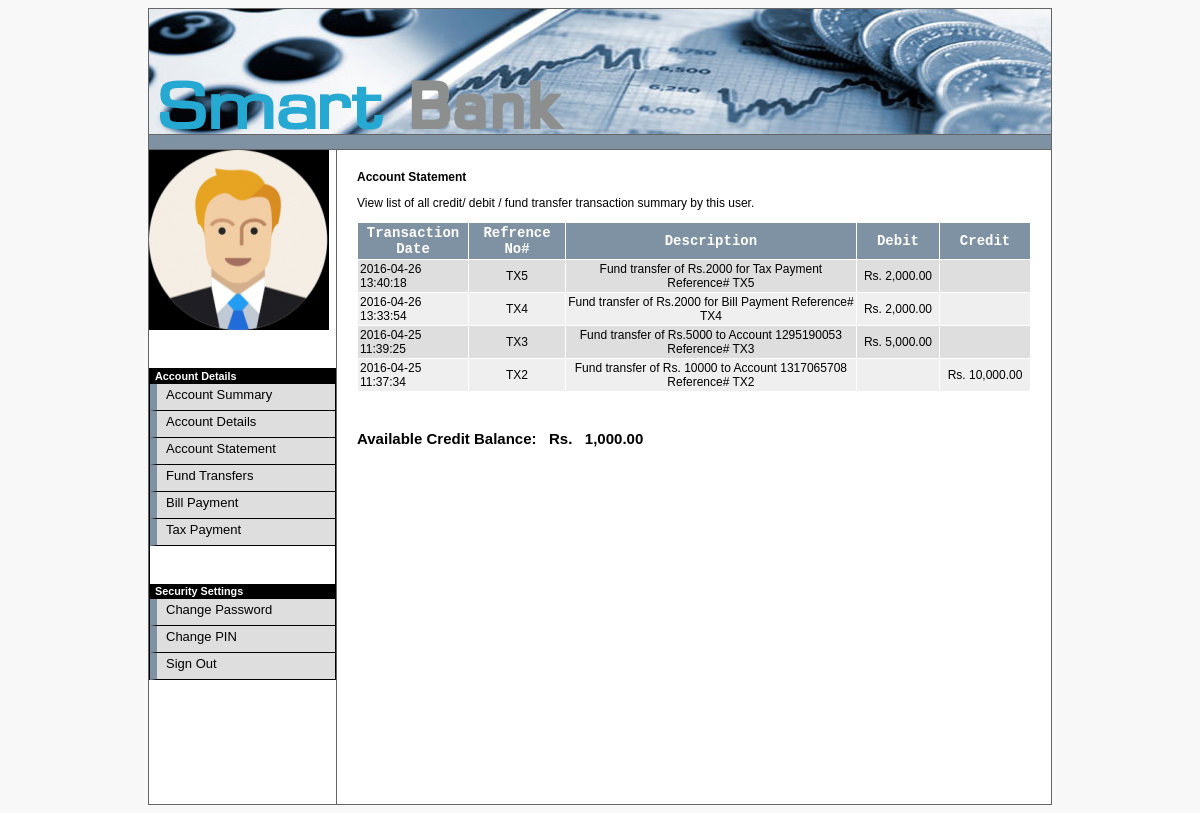
/view/?v=Statement (signed in), run on the app's committed database.
### tables this page shows
CREATE TABLE IF NOT EXISTS `tbl_transaction` (
  `id` int(10) NOT NULL AUTO_INCREMENT,
  `tx_no` varchar(20) NOT NULL,
  `tx_type` varchar(10) NOT NULL,
  `amount` double NOT NULL,
  `date` varchar(100) NOT NULL,
  `description` varchar(100) NOT NULL,
  `to_accno` varchar(20) NOT NULL,
  `status` varchar(10) NOT NULL,
  `tdate` varchar(40) NOT NULL,
  `comments` varchar(200) NOT NULL,
  PRIMARY KEY (`id`)
);

CREATE TABLE IF NOT EXISTS `tbl_accounts` (
  `id` int(10) NOT NULL AUTO_INCREMENT,
  `user_id` int(10) NOT NULL,
  `acc_no` varchar(20) NOT NULL,
  `type` varchar(10) NOT NULL,
  `balance` double NOT NULL,
  `pin` int(10) NOT NULL,
  `status` varchar(10) NOT NULL,
  `bdate` varchar(100) NOT NULL,
  PRIMARY KEY (`id`)
);

### view/index.php (called while the page is built, shortened)
<?php
require_once '../include/template.php';
?>

### library/database.php (called while the page is built, shortened)
<?php
require_once 'config.php';
$dbConn = mysql_connect ($dbHost, $dbUser, $dbPass) or die ('MySQL connect failed. ' . mysql_error());
function dbQuery($sql)
{
	$result = mysql_query($sql) or die(mysql_error());
	return $result;
}
function dbAffectedRows()
{
	global $dbConn;
	return mysql_affected_rows($dbConn);
}
function dbFetchAssoc($result)
{
	return mysql_fetch_assoc($result);
}
?>

### view/statement.php (the view, shortened to what this page needs)
<?php
$user = $_SESSION['hlbank_user'];
$acc_no = $user['acc_no'];
$sql = "SELECT * FROM tbl_transaction WHERE to_accno = $acc_no
		ORDER BY id DESC LIMIT 20";
$result = dbQuery($sql);
?>
<strong>Account Statement</strong>
<p>View list of all credit/ debit / fund transfer transaction summary by this user.</p>
<table width="100%" border="0" align="center" cellpadding="2" cellspacing="1" class="text">
  <tr align="center" id="listTableHeader">
   <th width="80" scope="col">Transaction Date</th>
   <th width="80">Refrence No#</th>
   <th width="250">Description</th>
   <th width="60">Debit</th>
   <th width="60">Credit</th>
  </tr>
<?php
if(dbAffectedRows($result) > 0) {
$i = 0;
while($row = dbFetchAssoc($result)) {
	extract($row);
	if ($i%2) {$class = 'row1';}
	else {$class = 'row2';}
	$i += 1;
?>
  <tr class="<?php echo $class; ?>">
   <td><?php echo $date; ?></td>
   <td><div align="center"><?php echo $tx_no; ?></div></td>
   <td width="250" align="center"><?php echo $description; ?></td>
   <td width="50" align="center"><?php echo $tx_type == "debit" ? "Rs.&nbsp;" . number_format($amount, 2) : ""; ?></td>
   <td width="50" align="center"><?php echo $tx_type == "credit" ? "Rs.&nbsp;" . number_format($amount, 2) : ""; ?></td>
  </tr>
<?php
}
}
else {
?>
  <tr>
   <td colspan="6" align="right">You have no transaction history yet, seems that you haven't done any transaction yet.</td>
  </tr>
<?php
}
	$user_id = $_SESSION['hlbank_user']['user_id'];
	$acc_no = $_SESSION['hlbank_user']['acc_no'];
	$balance_sql = "SELECT balance FROM tbl_accounts WHERE user_id = $user_id AND acc_no = $acc_no";
	$result = dbQuery($balance_sql);
	$row = dbFetchAssoc($result);
?>
</table>
<p>&nbsp;</p>
<strong style="font-size:15px;">Available Credit Balance: &nbsp; Rs. &nbsp; <?php echo number_format($row['balance'], 2); ?></strong>

### include/template.php (shortened to what this page needs)
<!DOCTYPE html PUBLIC "-//W3C//DTD XHTML 1.0 Transitional//EN" "http://www.w3.org/TR/xhtml1/DTD/xhtml1-transitional.dtd">
<html xmlns="http://www.w3.org/1999/xhtml">
<head>
<link href="<?php echo WEB_ROOT;?>css/admin.css" rel="stylesheet" type="text/css">
<link href="<?php echo WEB_ROOT;?>css/menu.css" rel="stylesheet" type="text/css">
<link href="<?php echo WEB_ROOT; ?>library/spry/tabbedpanels/SpryTabbedPanels.css" rel="stylesheet" type="text/css" />
</head>
<body>
<table width="900" border="0" align="center" cellpadding="0" cellspacing="1" class="graybox">
  <tr style="background-color:#FFFFFF">
    <td colspan="2"><img src="<?php echo WEB_ROOT; ?>images/OnlineBanking-logo.png"></td>
  </tr>
  <tr style="background-color:#7f92a4;height:10px;">
    <td colspan="2">&nbsp;</td>
  </tr>
  <tr style="border-bottom:0px;">
    <td width="150" valign="top" class="navArea">
	<?php include('menu.php'); ?>
    </td>
    <td width="750" valign="top" class="contentArea">
		<table width="100%" border="0" cellspacing="0" cellpadding="20">
        <tr>
          <td>
			<?php
			require_once $content;
			?>
          </td>
        </tr>
      	</table>
	</td>
  </tr>
</table>
</body>
</html>

### include/menu.php
<div id="photo">
	<?php
	$my_pic = $_SESSION['hlbank_user']['pics'];
   	$upics = (isset($my_pic) && $my_pic != "") ? $my_pic : "anonymous-user.jpg";
   	?>
	<img src="<?php echo WEB_ROOT; ?>images/thumbnails/<?php echo $upics; ?>" alt="Photo" width="180" height="180" />
</div>
<p>&nbsp;</p>
<div id="ddblueblockmenu">
<div class="menutitle">Account Details</div>
<ul>
	<li><a href="<?php echo WEB_ROOT; ?>view/?v=Summary">Account Summary</a></li>
	<li><a href="<?php echo WEB_ROOT; ?>view/?v=Account">Account Details</a></li>
	<li><a href="<?php echo WEB_ROOT; ?>view/?v=Statement">Account Statement</a></li>
	<li><a href="<?php echo WEB_ROOT; ?>view/?v=Transfer">Fund Transfers</a></li>
    <li><a href="<?php echo WEB_ROOT; ?>view/?v=Bill">Bill Payment</a></li>
    <li><a href="<?php echo WEB_ROOT; ?>view/?v=Tax">Tax Payment</a></li>
</ul>
<p>&nbsp;</p>
<div class="menutitle">Security Settings</div>
<ul>
	<li><a href="<?php echo WEB_ROOT; ?>view/?v=ChangePwd">Change Password</a></li>
	<li><a href="<?php echo WEB_ROOT; ?>view/?v=ChangePin">Change PIN</a></li>
	<li><a href="<?php echo WEB_ROOT; ?>?logout">Sign Out</a></li>
</ul>
</div>
<p style="height:100px;">&nbsp;</p>

### css/admin.css (style rules this page uses)
#listTableHeader { font-family: "Courier New", Courier, mono; font-size: 14px; color: #FFFFFF; background-color: #7F92A4; font-weight: bold; background-position: center; }
.row1 { background-color: #EFEFEF; }
.row2 { background-color: #DEDEDE; }
body { font-family: "Arial", "Helvetica", "sans-serif"; font-size: 12px; }
.text { font-family: Arial, Helvetica, sans-serif; font-size: 12px; }
.navArea { background-color: #FFFFFF; }
.contentArea { background-color: #FFFFFF; }
.graybox { background-color: #666666; }

### css/menu.css (style rules this page uses)
#ddblueblockmenu { border: 1px solid black; border-bottom-width: 0; width: 185px; }
#ddblueblockmenu ul { margin: 0; padding: 0; list-style-type: none; font: normal 90% 'Trebuchet MS', 'Lucida Grande', Arial, sans-serif; }
#ddblueblockmenu li a { display: block; padding: 3px 0; padding-left: 9px; height:20px; width: 169px; text-decoration: none; color: #000; background-color: #dedede; border-bottom: 1px solid #000; border-left: 7px solid #7f92a4; font-size:13px; }
#ddblueblockmenu div.menutitle { color: white; border-bottom: 1px solid black; padding: 1px 0; padding-left: 5px; background-color: black; font: bold 90% 'Trebuchet MS', 'Lucida Grande', Arial, sans-serif; }

### include/template.php (style rules this page uses)
body { background-color:#F8F8F8 !important; }

### data on the page
tbl_transaction: date "2016-04-26 13:40:18", tx_no "TX5", description "Fund transfer of Rs.2000 for Tax Payment Reference# TX5", amount "2,000.00"
tbl_transaction: date "2016-04-26 13:33:54", tx_no "TX4", description "Fund transfer of Rs.2000 for Bill Payment Reference# TX4", amount "2,000.00"
tbl_transaction: date "2016-04-25 11:39:25", tx_no "TX3", description "Fund transfer of Rs.5000 to Account 1295190053 Reference# TX3", amount "5,000.00"
tbl_transaction: date "2016-04-25 11:37:34", tx_no "TX2", description "Fund transfer of Rs. 10000 to Account 1317065708 Reference# TX2", amount "10,000.00"
tbl_accounts: balance "1,000.00"
